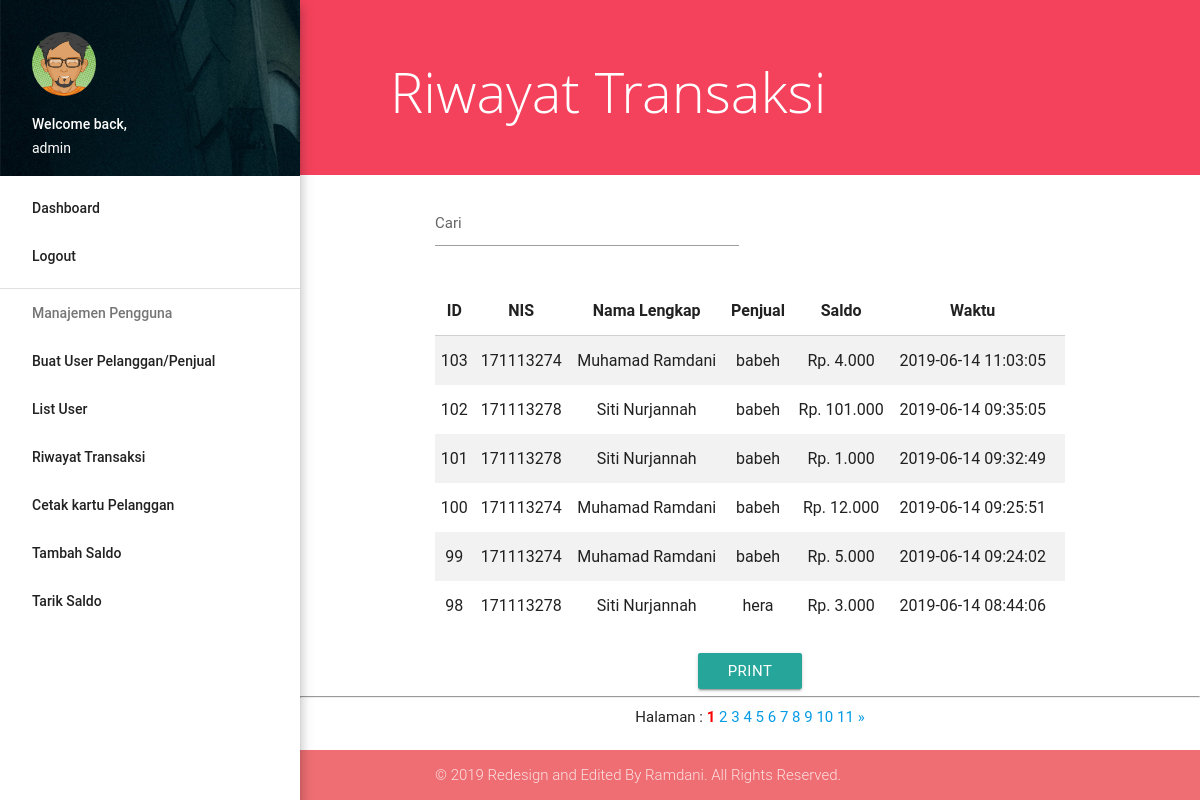
The app's page /admin_dashboard/riwayat/list.php (signed in) with its own data.
### tables this page shows
CREATE TABLE `transaksi` (
  `id` int(11) NOT NULL,
  `nis` int(3) UNSIGNED ZEROFILL NOT NULL,
  `username` varchar(255) NOT NULL,
  `first_name` varchar(50) NOT NULL,
  `last_name` varchar(50) NOT NULL,
  `penjual` varchar(255) NOT NULL,
  `saldo` int(255) NOT NULL,
  `waktu` timestamp NOT NULL DEFAULT CURRENT_TIMESTAMP ON UPDATE CURRENT_TIMESTAMP
);

### admin_dashboard/riwayat/list.php (the view, shortened to what this page needs)
<?php
  require '../../konek.php';
  $jumlahdataperhalaman=6;
  $result=mysqli_query($conn, "SELECT *FROM transaksi");
  $jumlahdata=mysqli_num_rows($result);
  $jumlahhalaman=ceil($jumlahdata/$jumlahdataperhalaman);
  $halamanaktif = (isset($_GET["halaman"]) ) ? $_GET["halaman"] : 1;
  $awaldata=($jumlahdataperhalaman * $halamanaktif) - $jumlahdataperhalaman;
  $query=mysqli_query($conn, "SELECT id,nis, first_name, last_name, penjual, saldo, waktu FROM transaksi ORDER BY id DESC LIMIT $awaldata, $jumlahdataperhalaman");
?>
<!DOCTYPE html>
<html>
  <head>
    <link href="../files/font-awesome.min.css" rel="stylesheet" type="text/css" />
    <link href="../files/ionicons.min.css" rel="stylesheet" type="text/css" />
    <link rel="stylesheet" href="../files/materialize.min.css">
    <link href="../files/icon.css" rel="stylesheet">
    <link href="../assets/css/custom.css" rel="stylesheet" type="text/css" />
  </head>
  <body>
    <ul id="slide-out" class="side-nav fixed z-depth-4">
      <li>
        <div class="userView">
          <div class="background">
            <img src="../assets/img/photo1.png">
          </div>
          <img class="circle" src="../assets/img/avatar04.png">
          <span class="white-text name">Welcome back,</span>
          <span class="white-text email"><?php echo $_SESSION['username1']; ?></span>
        </div>
      </li>
      <li><a class="active" href="../index.php">Dashboard</a></li>
      <li><a class="active" href="../../logout">Logout</a></li>
      <li><div class="divider"></div></li>
      <li><a class="subheader">Manajemen Pengguna</a></li>
      <li class="no-padding">
        <ul class="collapsible collapsible-accordion">
          <li>
              <ul>
                <li><a href="../buat_user/opsi_akun.php">Buat User Pelanggan/Penjual</a></li>
                <li><a href="../update_user/opsi_rubah.php">List User</a></li>
                <li><a href="../riwayat/list.php">Riwayat Transaksi</a></li>
                <li><a href="../print/list.php">Cetak kartu Pelanggan</a></li>
                <li><a href="../update_saldo/rubah_pelanggan.php">Tambah Saldo</a></li>
                <li><a href="../tarik_saldo/opsi_akun.php">Tarik Saldo</a></li>
              </ul>
          </li>
        </ul>
      </li>
    </ul>
    <main>
    <section class="content">
      <div class="page-announce valign-wrapper"><h1 class="page-announce-text valign">Riwayat Transaksi</h1></div>
      <div id="posttable" class="container">
      <form class="col s12" action="" method="POST">
        <div class="row">
          <div class="input-field col s6">
            <input type="text" name="keywords" id="keywords" placeholder='Cari'autocomplete="off" autofocus/>
          </div>
        </div>
      </form>
        <div id="tabel">
        <table class="responsive-table striped hover centered" id="names-table">
          <thead>
            <tr>
                <th>ID</th>
                <th>NIS</th>
                <th>Nama Lengkap</th>
                <th>Penjual</th>
                <th>Saldo</th>
                <th>Waktu</th>
            </tr>
          </thead>
          <tbody>
          <div class="none">
            <?php while($result=mysqli_fetch_assoc($query)): ?>
            </div>
            <tr>
              <td><?php echo $result['id']; ?></td>
              <td><?php echo $result['nis']; ?></td>
              <td><?php echo $result['first_name'].' '.$result['last_name']; ?></td>
              <td><?php echo $result['penjual']; ?></td>
              <td>Rp. <?php echo number_format($result['saldo'],0,'.','.'); ?></td>
              <td><?php echo $result['waktu']; ?></td>
                <td>
              </td>
            </tr>
            <?php endwhile; ?>
  </section>
  <center>
    <br>
  <a href="cetak.php" target="blank"><button class="btn" type="submit" name="submit" value="PRINT">Print</button></a>
  <br>
  <hr>
  Halaman :
        <?php for($i=1; $i<=$jumlahhalaman; $i++) : ?>
          <?php if($i == $halamanaktif) :?>
            <a href="?halaman=<?php echo $i; ?>" style="font-weight:bold; color:red;"><?php echo $i; ?></a>
          <?php else : ?>
            <a href="?halaman=<?php echo $i; ?>"><?php echo $i; ?></a>
          <?php endif; ?>
        <?php endfor; ?>
        <?php if($halamanaktif < $jumlahhalaman) : ?>
          <a href="?halaman=<?php echo $halamanaktif + 1; ?>">&raquo;</a>
        <?php endif; ?>
  </center>
  </main>
  <footer class="page-footer">
    <div class="footer-copyright">
        <div class="container">
          © 2019 Redesign and Edited By Ramdani. All Rights Reserved.
        </div>
      </div>
    </footer>
  </body>
</html>

### admin_dashboard/assets/css/custom.css (style rules this page uses)
@media (min-width:993px) { main, footer { padding-left: 300px; } }
div.page-announce { min-height: 175px; height: auto; background-color: #f4425c; padding: 40px; margin-bottom: 10px; }
h1.page-announce-text { font-family: 'Open Sans', sans-serif; font-weight: 100; font-size: 56px; color: #fff; line-height: 0.5em; margin-left: 50px; }
body { display: flex; min-height: 100vh; flex-direction: column; }
main { flex: 1 0 auto; }
.page-footer { padding-top: 0 !important; background-color: #f4425c; margin-top: 20px; }
.footer-copyright { background-color: inherit !important; }

### records on screen
transaksi: id "103", nis "171113274", first_name "Muhamad", last_name "Ramdani", penjual "babeh", saldo "4.000", waktu "2019-06-14 11:03:05"
transaksi: id "102", nis "171113278", first_name "Siti", last_name "Nurjannah", penjual "babeh", saldo "101.000", waktu "2019-06-14 09:35:05"
transaksi: id "101", nis "171113278", first_name "Siti", last_name "Nurjannah", penjual "babeh", saldo "1.000", waktu "2019-06-14 09:32:49"
transaksi: id "100", nis "171113274", first_name "Muhamad", last_name "Ramdani", penjual "babeh", saldo "12.000", waktu "2019-06-14 09:25:51"
transaksi: id "99", nis "171113274", first_name "Muhamad", last_name "Ramdani", penjual "babeh", saldo "5.000", waktu "2019-06-14 09:24:02"
transaksi: id "98", nis "171113278", first_name "Siti", last_name "Nurjannah", penjual "hera", saldo "3.000", waktu "2019-06-14 08:44:06"

### other values on screen
$_SESSION['username1'] "admin"
